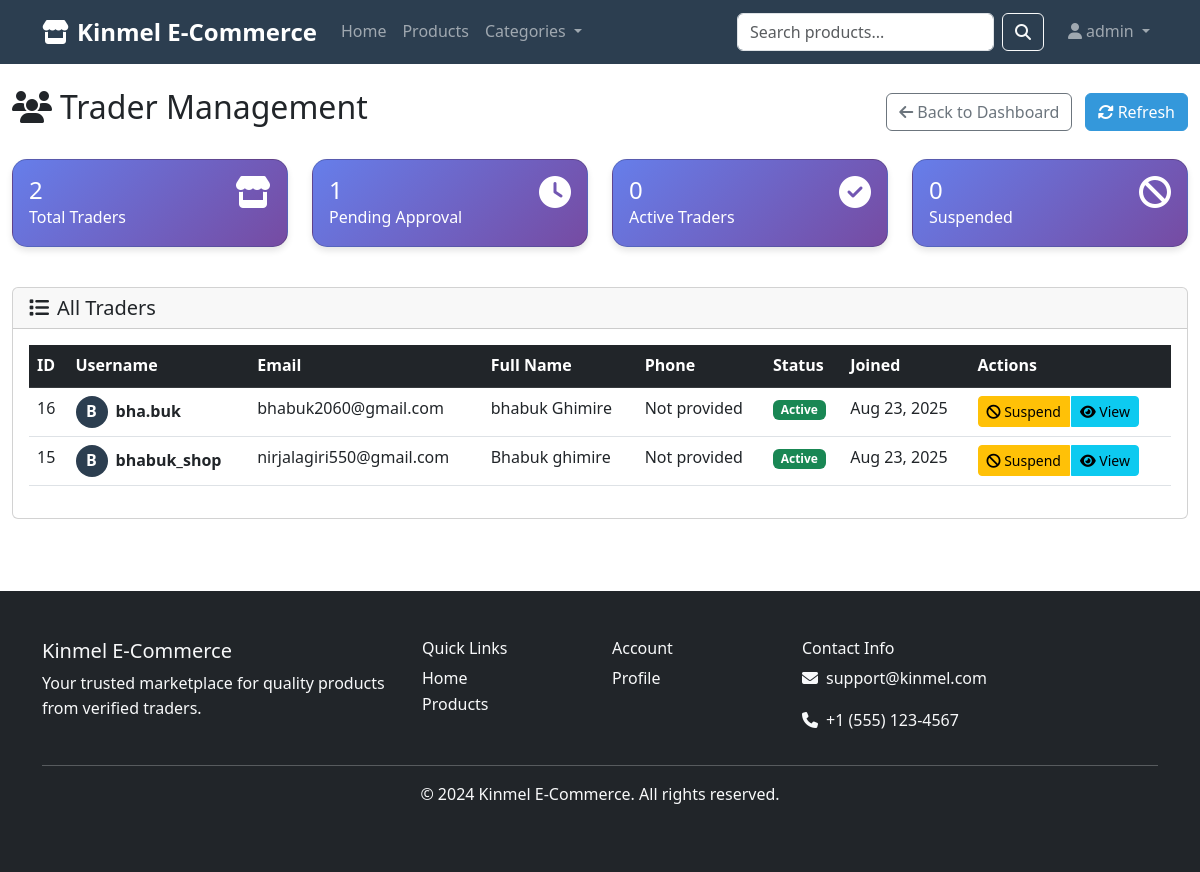
The app's page /adminpanel/traders/ (signed in) with its own data.
### OneDrive/Desktop/Kinmel_Eccomerce_APP/users/models.py (models this page shows, shortened)
class User(AbstractUser):
    ROLE_CHOICES = [
        ('admin', 'Admin'),
        ('trader', 'Trader'),
        ('customer', 'Customer'),
    ]
    role = models.CharField(max_length=10, choices=ROLE_CHOICES, default='customer')
    phone_number = models.CharField(
        max_length=15,
        validators=[RegexValidator(regex=r'^\+?1?\d{9,15}$', message="Phone number must be entered in the format: '+999999999'. Up to 15 digits allowed.")],
        blank=True,
        null=True
    )
    date_of_birth = models.DateField(blank=True, null=True)
    address = models.TextField(blank=True, null=True)
    is_approved = models.BooleanField(default=True)  # For trader approval
    created_at = models.DateTimeField(auto_now_add=True)
    updated_at = models.DateTimeField(auto_now=True)
    @property
    def is_admin(self):
        return self.role == 'admin'
    @property
    def is_trader(self):
        return self.role == 'trader'
    @property
    def is_customer(self):
        return self.role == 'customer'

### OneDrive/Desktop/Kinmel_Eccomerce_APP/adminpanel/views.py (the view)
# urls.py: path('traders/', views.trader_management, name='trader_management'),
@login_required
def trader_management(request):
    if not request.user.is_admin:
        messages.error(request, 'Access denied.')
        return redirect('shops:home')
    traders = User.objects.filter(role='trader').order_by('-date_joined')
    return render(request, 'adminpanel/trader_management.html', {'traders': traders})

### OneDrive/Desktop/Kinmel_Eccomerce_APP/templates/adminpanel/trader_management.html (shortened to what this page needs)
{% extends 'base.html' %}
{% load static %}
{% block content %}
<div class="container-fluid py-4">
    <div class="row mb-4">
        <div class="col-12">
            <div class="d-flex justify-content-between align-items-center">
                <h2><i class="fas fa-users me-2"></i>Trader Management</h2>
                <div>
                    <a href="{% url 'adminpanel:dashboard' %}" class="btn btn-outline-secondary">
                        <i class="fas fa-arrow-left me-1"></i>Back to Dashboard
                    </a>
                    <button class="btn btn-primary ms-2" onclick="refreshPage()">
                        <i class="fas fa-sync-alt me-1"></i>Refresh
                    </button>
                </div>
            </div>
        </div>
    </div>
    <div class="row mb-4">
        <div class="col-xl-3 col-md-6 mb-3">
            <div class="card stat-card bg-info text-white h-100">
                <div class="card-body">
                    <div class="d-flex justify-content-between">
                        <div>
                            <h4 class="mb-0">{{ traders.count }}</h4>
                            <p class="mb-0">Total Traders</p>
                        </div>
                        <i class="fas fa-store fa-2x"></i>
                    </div>
                </div>
            </div>
        </div>
        <div class="col-xl-3 col-md-6 mb-3">
            <div class="card stat-card bg-warning text-white h-100">
                <div class="card-body">
                    <div class="d-flex justify-content-between">
                        <div>
                            <h4 class="mb-0">{{ traders|length|add:"-1" }}</h4>
                            <p class="mb-0">Pending Approval</p>
                        </div>
                        <i class="fas fa-clock fa-2x"></i>
                    </div>
                </div>
            </div>
        </div>
        <div class="col-xl-3 col-md-6 mb-3">
            <div class="card stat-card bg-success text-white h-100">
                <div class="card-body">
                    <div class="d-flex justify-content-between">
                        <div>
                            <h4 class="mb-0">0</h4>
                            <p class="mb-0">Active Traders</p>
                        </div>
                        <i class="fas fa-check-circle fa-2x"></i>
                    </div>
                </div>
            </div>
        </div>
        <div class="col-xl-3 col-md-6 mb-3">
            <div class="card stat-card bg-danger text-white h-100">
                <div class="card-body">
                    <div class="d-flex justify-content-between">
                        <div>
                            <h4 class="mb-0">0</h4>
                            <p class="mb-0">Suspended</p>
                        </div>
                        <i class="fas fa-ban fa-2x"></i>
                    </div>
                </div>
            </div>
        </div>
    </div>
    <div class="row">
        <div class="col-12">
            <div class="card">
                <div class="card-header">
                    <h5 class="mb-0"><i class="fas fa-list me-2"></i>All Traders</h5>
                </div>
                <div class="card-body">
                    {% if traders %}
                        <div class="table-responsive">
                            <table class="table table-hover">
                                <thead class="table-dark">
                                    <tr>
                                        <th>ID</th>
                                        <th>Username</th>
                                        <th>Email</th>
                                        <th>Full Name</th>
                                        <th>Phone</th>
                                        <th>Status</th>
                                        <th>Joined</th>
                                        <th>Actions</th>
                                    </tr>
                                </thead>
                                <tbody>
                                    {% for trader in traders %}
                                    <tr>
                                        <td>{{ trader.id }}</td>
                                        <td>
                                            <div class="d-flex align-items-center">
                                                <div class="avatar-sm me-2">
                                                    {% if trader.profile_picture %}
                                                        <img src="{{ trader.profile_picture.url }}" class="rounded-circle" width="32" height="32">
                                                    {% else %}
                                                        <div class="bg-primary rounded-circle d-flex align-items-center justify-content-center" style="width: 32px; height: 32px;">
                                                            <span class="text-white fw-bold">{{ trader.username|first|upper }}</span>
                                                        </div>
                                                    {% endif %}
                                                </div>
                                                <strong>{{ trader.username }}</strong>
                                            </div>
                                        </td>
                                        <td>{{ trader.email }}</td>
                                        <td>{{ trader.first_name }} {{ trader.last_name }}</td>
                                        <td>{{ trader.phone|default:"Not provided" }}</td>
                                        <td>
                                            {% if trader.is_active %}
                                                <span class="badge bg-success">Active</span>
                                            {% else %}
                                                <span class="badge bg-warning">Pending</span>
                                            {% endif %}
                                        </td>
                                        <td>{{ trader.date_joined|date:"M d, Y" }}</td>
                                        <td>
                                            <div class="btn-group" role="group">
                                                {% if not trader.is_active %}
                                                    <button class="btn btn-sm btn-success" onclick="approveTrader({{ trader.id }})">
                                                        <i class="fas fa-check"></i> Approve
                                                    </button>
                                                    <button class="btn btn-sm btn-danger" onclick="rejectTrader({{ trader.id }})">
                                                        <i class="fas fa-times"></i> Reject
                                                    </button>
                                                {% else %}
                                                    <button class="btn btn-sm btn-warning" onclick="suspendTrader({{ trader.id }})">
                                                        <i class="fas fa-ban"></i> Suspend
                                                    </button>
                                                {% endif %}
                                                <button class="btn btn-sm btn-info" onclick="viewTraderDetails({{ trader.id }})">
                                                    <i class="fas fa-eye"></i> View
                                                </button>
                                            </div>
                                        </td>
                                    </tr>
                                    {% endfor %}
                                </tbody>
                            </table>
                        </div>
                    {% else %}
                        <div class="text-center py-5">
                            <i class="fas fa-users fa-3x text-muted mb-3"></i>
                            <h5 class="text-muted">No traders found</h5>
                            <p class="text-muted">No trader applications have been submitted yet.</p>
                        </div>
                    {% endif %}
                </div>
            </div>
        </div>
    </div>
</div>
{% endblock %}

### OneDrive/Desktop/Kinmel_Eccomerce_APP/templates/base.html (shortened to what this page needs)
<!DOCTYPE html>
<html lang="en">
<head>
    <link href="https://cdn.jsdelivr.net/npm/bootstrap@5.3.0/dist/css/bootstrap.min.css" rel="stylesheet">
    <link rel="stylesheet" href="https://cdnjs.cloudflare.com/ajax/libs/font-awesome/6.4.0/css/all.min.css">
    <link rel="stylesheet" href="{% load static %}{% static 'css/style.css' %}">
</head>
<body>
    <nav class="navbar navbar-expand-lg navbar-dark bg-primary">
        <div class="container">
            <a class="navbar-brand fw-bold" href="{% url 'shops:home' %}">
                <i class="fas fa-store me-2"></i>Kinmel E-Commerce
            </a>
            <div class="collapse navbar-collapse" id="navbarNav">
                <ul class="navbar-nav me-auto">
                    <li class="nav-item">
                        <a class="nav-link" href="{% url 'shops:home' %}">Home</a>
                    </li>
                    <li class="nav-item">
                        <a class="nav-link" href="{% url 'shops:product_list' %}">Products</a>
                    </li>
                    <li class="nav-item dropdown">
                        <a class="nav-link dropdown-toggle" href="#" role="button" data-bs-toggle="dropdown">
                            Categories
                        </a>
                    </li>
                </ul>
                <form class="d-flex me-3" method="GET" action="{% url 'shops:product_list' %}">
                    <input class="form-control me-2" type="search" name="query" placeholder="Search products..." value="{{ request.GET.query }}">
                    <button class="btn btn-outline-light" type="submit">
                        <i class="fas fa-search"></i>
                    </button>
                </form>
                <ul class="navbar-nav">
                    {% if user.is_authenticated %}
                        <li class="nav-item dropdown">
                            <a class="nav-link dropdown-toggle" href="#" role="button" data-bs-toggle="dropdown">
                                <i class="fas fa-user me-1"></i>{{ user.username }}
                            </a>
                        </li>
                    {% endif %}
                </ul>
            </div>
        </div>
    </nav>
    <main>
        {% block content %}{% endblock %}
    </main>
    <footer class="bg-dark text-light py-5 mt-5">
        <div class="container">
            <div class="row">
                <div class="col-md-4">
                    <h5>Kinmel E-Commerce</h5>
                    <p>Your trusted marketplace for quality products from verified traders.</p>
                </div>
                <div class="col-md-2">
                    <h6>Quick Links</h6>
                    <ul class="list-unstyled">
                        <li><a href="{% url 'shops:home' %}" class="text-light text-decoration-none">Home</a></li>
                        <li><a href="{% url 'shops:product_list' %}" class="text-light text-decoration-none">Products</a></li>
                    </ul>
                </div>
                <div class="col-md-2">
                    <h6>Account</h6>
                    <ul class="list-unstyled">
                        {% if user.is_authenticated %}
                        <li><a href="{% url 'users:profile' %}" class="text-light text-decoration-none">Profile</a></li>
                        {% else %}
                        <li><a href="{% url 'users:register_customer' %}" class="text-light text-decoration-none">Register</a></li>
                        <li><a href="{% url 'users:login' %}" class="text-light text-decoration-none">Login</a></li>
                        {% endif %}
                    </ul>
                </div>
                <div class="col-md-4">
                    <h6>Contact Info</h6>
                    <p><i class="fas fa-envelope me-2"></i>support@kinmel.com</p>
                    <p><i class="fas fa-phone me-2"></i>+1 (555) 123-4567</p>
                </div>
            </div>
            <hr>
            <div class="text-center">
                <p>&copy; 2024 Kinmel E-Commerce. All rights reserved.</p>
            </div>
        </div>
    </footer>
</body>
</html>

### OneDrive/Desktop/Kinmel_Eccomerce_APP/static/css/style.css (style rules this page uses)
body { font-family: 'Segoe UI', Tahoma, Geneva, Verdana, sans-serif; line-height: 1.6; }
.bg-primary { background-color: #2c3e50 !important; }
.btn-primary { background-color: #3498db; border-color: #3498db; }
.navbar-brand { font-size: 1.5rem; }
.navbar-nav .nav-link { font-weight: 500; }
.stat-card { background: linear-gradient(135deg, #667eea 0%, #764ba2 100%); color: white; border-radius: 15px; }

### OneDrive/Desktop/Kinmel_Eccomerce_APP/templates/adminpanel/trader_management.html (style rules this page uses)
.stat-card { border-radius: 15px; box-shadow: 0 4px 6px rgba(0, 0, 0, 0.1); transition: transform 0.2s; }
.table th { border-top: none; font-weight: 600; }
.btn-group .btn { margin-right: 2px; }

### records on screen
User: username "admin"
User: id "16", username|first "B", username "bha.buk", email "bhabuk2060@gmail.com", first_name "bhabuk", last_name "Ghimire", phone "Not provided", is_active "Active", date_joined "Aug 23, 2025"
User: id "15", username|first "B", username "bhabuk_shop", email "nirjalagiri550@gmail.com", first_name "Bhabuk", last_name "ghimire", phone "Not provided", is_active "Active", date_joined "Aug 23, 2025"

### other values on screen
{{ traders.count }} "2"
{{ traders|length|add:"-1" }} "1"
